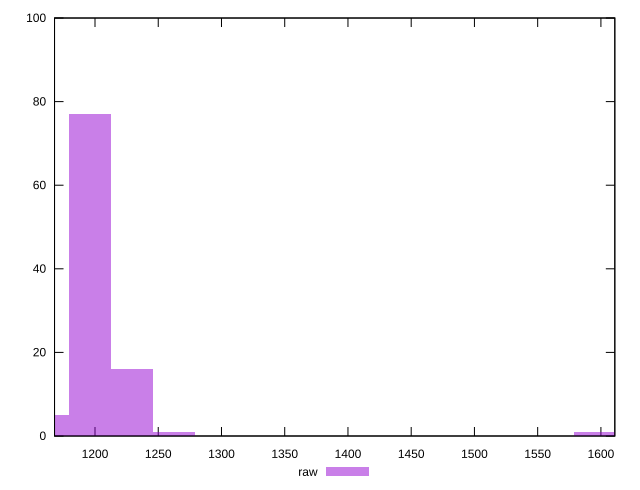

Write gnuplot code to recreate this figure.
reset

$raw <<EOF
1595.0982231285316 1
1229.5548803282431 16
1196.3236673463987 77
1163.0924543645542 5
1262.7860933100874 1
EOF

set key outside below
set boxwidth 33.23121298184441
set xrange [1168:1611]
set yrange [0:100]
set trange [0:100]
set style fill transparent solid 0.5 noborder
set terminal svg size 640, 490 enhanced background rgb 'white'
set output "report_00026_2021-02-22T21:38:55.199Z/render-blocking-resources/samples/pages+cached/raw/histogram.svg"

plot $raw title "raw" with boxes

reset
